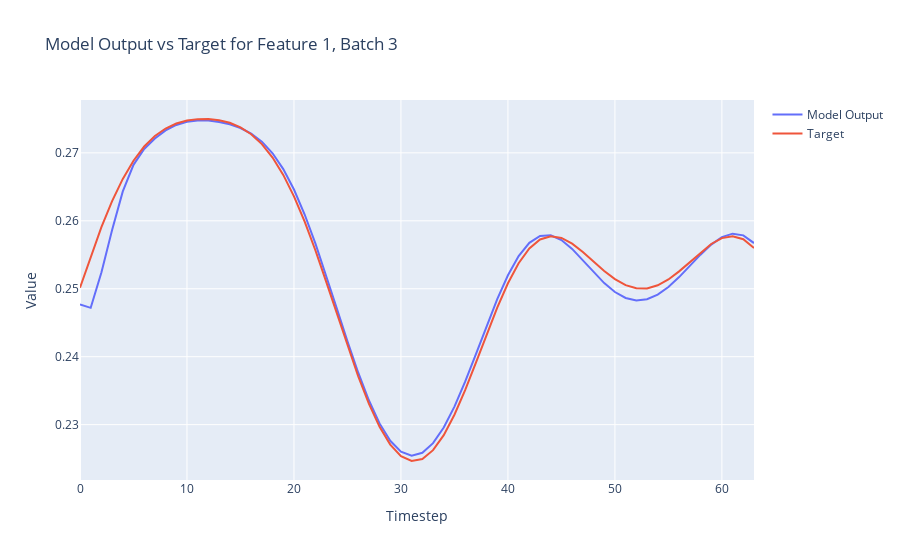

The cell this chart's notebook holds for it:
### Code cell
import plotly.graph_objects as go

def plot_model_output_vs_target(model_outputs, targets, batch_index=0, feature_index=0):
    # Extract the specified feature for the given batch from both the model outputs and targets
    model_output_series = model_outputs[batch_index, :, feature_index].detach().numpy()
    target_series = targets[batch_index, :, feature_index].numpy()
    
    # Create a range for the x-axis (timesteps)
    timesteps = list(range(model_output_series.shape[0]))
    
    # Create traces
    model_trace = go.Scatter(x=timesteps, y=model_output_series, mode='lines', name='Model Output')
    target_trace = go.Scatter(x=timesteps, y=target_series, mode='lines', name='Target')
    
    # Create the figure and add traces
    fig = go.Figure()
    fig.add_trace(model_trace)
    fig.add_trace(target_trace)
    
    # Add title and labels
    fig.update_layout(title=f'Model Output vs Target for Feature {feature_index}, Batch {batch_index}',
                      xaxis_title='Timestep',
                      yaxis_title='Value')
    
    # Show the figure
    fig.show()

# Assuming `y` and `Y` are your model outputs and targets, respectively
# Adjust batch_index and feature_index as needed
plot_model_output_vs_target(outputs, Y, batch_index=3, feature_index=1)

### Figure 1 — Plotly figure (JSON) as saved in the notebook; plotly's stock layout.template omitted (floating-point values rounded to 4 significant figures)
{"data": [{"mode": "lines", "name": "Model Output", "type": "scatter", "x": [0, 1, 2, 3, 4, 5, 6, 7, 8, 9, 10, 11, 12, 13, 14, 15, 16, 17, 18, 19, 20, 21, 22, 23, 24, 25, 26, 27, 28, 29, 30, 31, 32, 33, 34, 35, 36, 37, 38, 39, 40, 41, 42, 43, 44, 45, 46, 47, 48, 49, 50, 51, 52, 53, 54, 55, 56, 57, 58, 59, 60, 61, 62, 63], "y": [0.2477, 0.2472, 0.2524, 0.2587, 0.2643, 0.2682, 0.2706, 0.2721, 0.2733, 0.2741, 0.2746, 0.2748, 0.2747, 0.2746, 0.2742, 0.2737, 0.2728, 0.2716, 0.2699, 0.2676, 0.2646, 0.2609, 0.2567, 0.252, 0.2471, 0.2423, 0.2377, 0.2336, 0.2302, 0.2276, 0.226, 0.2254, 0.2259, 0.2273, 0.2296, 0.2327, 0.2363, 0.2404, 0.2445, 0.2485, 0.252, 0.2548, 0.2568, 0.2578, 0.2579, 0.2572, 0.2559, 0.2542, 0.2525, 0.2508, 0.2495, 0.2486, 0.2483, 0.2485, 0.2491, 0.2503, 0.2517, 0.2534, 0.255, 0.2565, 0.2576, 0.2581, 0.2579, 0.2567]}, {"mode": "lines", "name": "Target", "type": "scatter", "x": [0, 1, 2, 3, 4, 5, 6, 7, 8, 9, 10, 11, 12, 13, 14, 15, 16, 17, 18, 19, 20, 21, 22, 23, 24, 25, 26, 27, 28, 29, 30, 31, 32, 33, 34, 35, 36, 37, 38, 39, 40, 41, 42, 43, 44, 45, 46, 47, 48, 49, 50, 51, 52, 53, 54, 55, 56, 57, 58, 59, 60, 61, 62, 63], "y": [0.2502, 0.2548, 0.2591, 0.2629, 0.2662, 0.2688, 0.2709, 0.2725, 0.2736, 0.2743, 0.2748, 0.275, 0.275, 0.2748, 0.2744, 0.2738, 0.2727, 0.2713, 0.2693, 0.2668, 0.2636, 0.2599, 0.2557, 0.2511, 0.2463, 0.2416, 0.2371, 0.2331, 0.2297, 0.2271, 0.2254, 0.2247, 0.2249, 0.2262, 0.2285, 0.2315, 0.2351, 0.2391, 0.2432, 0.2472, 0.2508, 0.2538, 0.2559, 0.2573, 0.2577, 0.2575, 0.2566, 0.2554, 0.254, 0.2526, 0.2514, 0.2505, 0.2501, 0.2501, 0.2505, 0.2514, 0.2526, 0.2539, 0.2554, 0.2566, 0.2575, 0.2577, 0.2573, 0.256]}], "layout": {"title": {"text": "Model Output vs Target for Feature 1, Batch 3"}, "xaxis": {"title": {"text": "Timestep"}}, "yaxis": {"title": {"text": "Value"}}}}
